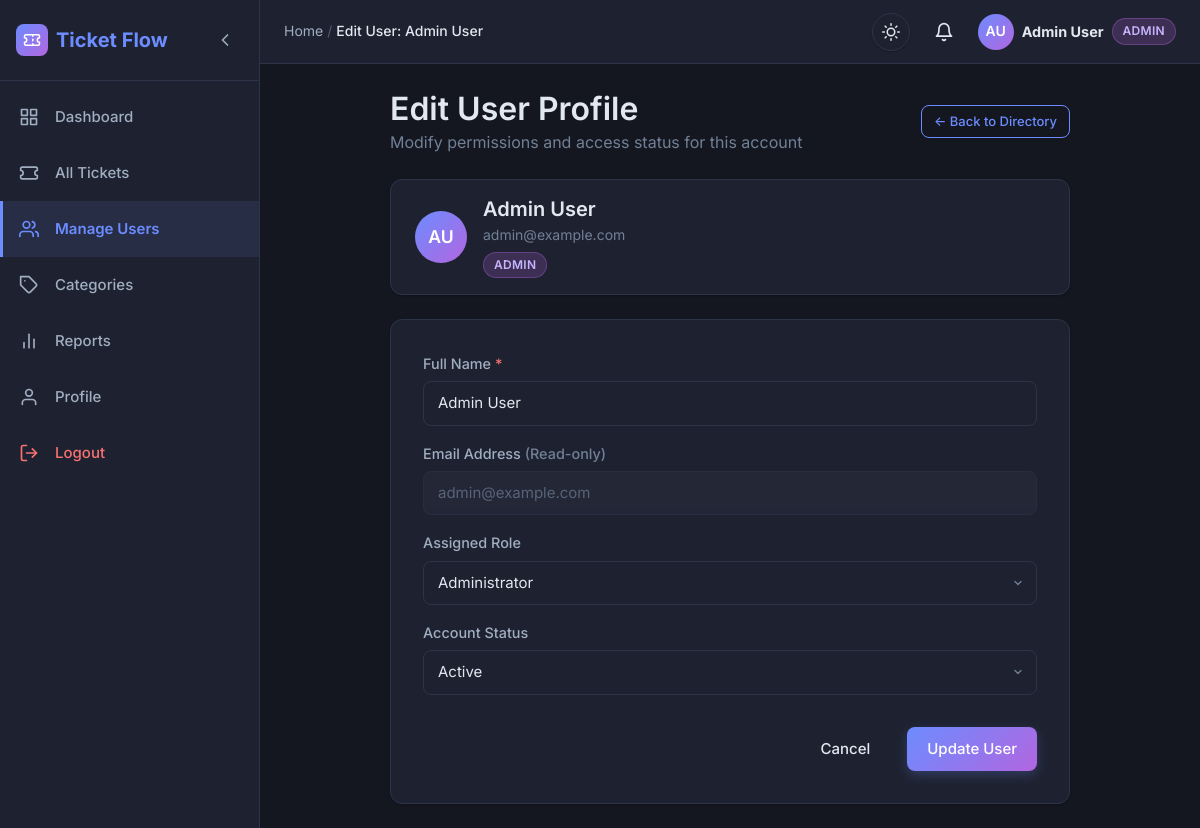
The page /admin/edit-user.php?id=1 (signed in) on the database its author committed.
### tables this page shows
CREATE TABLE IF NOT EXISTS users (
    id INT AUTO_INCREMENT PRIMARY KEY,
    name VARCHAR(100) NOT NULL,
    email VARCHAR(100) NOT NULL UNIQUE,
    password VARCHAR(255) NOT NULL,
    role ENUM('user', 'staff', 'admin') DEFAULT 'user',
    phone VARCHAR(20),
    status ENUM('active', 'inactive') DEFAULT 'active',
    created_at TIMESTAMP DEFAULT CURRENT_TIMESTAMP,
    updated_at TIMESTAMP DEFAULT CURRENT_TIMESTAMP ON UPDATE CURRENT_TIMESTAMP
);

### includes/auth.php (called while the page is built, shortened)
<?php
function isLoggedIn() {
    return isset($_SESSION['user_id']);
}
function currentUser() {
    if (isLoggedIn()) {
        return [
            'id' => $_SESSION['user_id'],
            'name' => $_SESSION['user_name'],
            'email' => $_SESSION['user_email'],
            'role' => $_SESSION['role']
        ];
    }
    return null;
}
?>

### includes/notifications.php (called while the page is built, shortened)
<?php
function getUnreadNotificationCount($pdo, $userId) {
    try {
        $stmt = $pdo->prepare("SELECT COUNT(*) FROM notifications WHERE user_id = ? AND is_read = FALSE");
        $stmt->execute([$userId]);
        return (int) $stmt->fetchColumn();
    } catch (PDOException $e) {
        return 0;
    }
}
?>

### admin/edit-user.php (the view, shortened to what this page needs)
<?php
require_once "../config/database.php";
require_once "../includes/auth.php";
$target_id = $_GET['id'];
try {
    $stmt = $pdo->prepare("SELECT * FROM users WHERE id = ?");
    $stmt->execute([$target_id]);
    $uData = $stmt->fetch();
} catch (PDOException $e) {
    die("Database error.");
}
$u_parts = explode(" ", trim($uData['name'] ?? 'U'));
$u_initials = strtoupper(substr($u_parts[0], 0, 1));
if (count($u_parts) > 1) $u_initials .= strtoupper(substr(end($u_parts), 0, 1));
$pageTitle = "Edit User: " . $uData['name'];
require_once "../includes/header.php";
?>
<div class="dashboard-wrapper">
    <?php require_once "../includes/sidebar.php"; ?>
    <div class="main-content">
        <?php require_once "../includes/navbar.php"; ?>
        <div class="dashboard-content">
            <div style="max-width: 680px; margin: 0 auto;">
                <div class="page-header">
                    <div>
                        <h2>Edit User Profile</h2>
                        <p class="text-muted mb-0">Modify permissions and access status for this account</p>
                    </div>
                    <a href="users.php" class="btn btn-outline btn-sm">&larr; Back to Directory</a>
                </div>
                <div class="card" style="margin-bottom: var(--space-lg); padding: var(--space-md) var(--space-lg);">
                    <div style="display: flex; align-items: center; gap: var(--space-md);">
                        <div class="user-avatar" style="width: 52px; height: 52px; font-size: 1.1rem;">
                            <?= htmlspecialchars($u_initials) ?>
                        </div>
                        <div>
                            <h3 style="margin-bottom: 2px; font-size: 1.25rem;"><?= htmlspecialchars($uData['name']) ?></h3>
                            <p class="text-muted" style="margin-bottom: var(--space-xs); font-size: 0.875rem;"><?= htmlspecialchars($uData['email']) ?></p>
                            <span class="badge badge-role-<?= htmlspecialchars(strtolower($uData['role'])) ?>" style="text-transform: uppercase;">
                                <?= htmlspecialchars($uData['role']) ?>
                            </span>
                        </div>
                    </div>
                </div>
                <div class="card">
                    <div class="card-body" style="padding: var(--space-xl);">
                        <form action="edit-user.php?id=<?= $target_id ?>" method="POST">
                            <div class="form-group">
                                <label for="name">Full Name <span class="text-danger">*</span></label>
                                <input type="text" id="name" name="name" class="form-control" value="<?= htmlspecialchars($uData['name']) ?>" required>
                            </div>
                            <div class="form-group">
                                <label for="email">Email Address <span class="text-muted">(Read-only)</span></label>
                                <input type="email" id="email" class="form-control" value="<?= htmlspecialchars($uData['email']) ?>" disabled>
                            </div>
                            <div class="form-group">
                                <label for="role">Assigned Role</label>
                                <select id="role" name="role" class="form-control">
                                    <option value="admin" <?= $uData['role'] == 'admin' ? 'selected' : '' ?>>Administrator</option>
                                </select>
                            </div>
                            <div class="form-group">
                                <label for="status">Account Status</label>
                                <select id="status" name="status" class="form-control">
                                    <option value="active" <?= $uData['status'] == 'active' ? 'selected' : '' ?>>Active</option>
                                </select>
                            </div>
                            <div style="display: flex; gap: var(--space-md); justify-content: flex-end; margin-top: var(--space-xl);">
                                <a href="users.php" class="btn btn-ghost btn-md">Cancel</a>
                                <button type="submit" class="btn btn-primary btn-md">Update User</button>
                            </div>
                        </form>
                    </div>
                </div>
            </div>
        </div>
    </div>
</div>
<?php require_once "../includes/footer.php"; ?>

### includes/navbar.php (shortened to what this page needs)
<?php
require_once __DIR__ . "/notifications.php";
$user = currentUser();
$unread_count = 0;
if ($user) {
    $unread_count = getUnreadNotificationCount($pdo, $user['id']);
}
$name_parts = explode(" ", trim($user['name'] ?? 'User'));
$initials = strtoupper(substr($name_parts[0], 0, 1));
if (count($name_parts) > 1) {
    $initials .= strtoupper(substr(end($name_parts), 0, 1));
}
$currentTitle = isset($pageTitle) ? htmlspecialchars($pageTitle) : "Dashboard";
?>
<header class="topbar">
    <div class="topbar-left">
        <nav aria-label="Breadcrumb">
            <ol class="breadcrumb">
                <li><a href="dashboard.php">Home</a></li>
                <?php if ($currentTitle !== "Dashboard"): ?>
                    <li class="breadcrumb-separator" aria-hidden="true">/</li>
                    <li class="breadcrumb-current" aria-current="page"><?= $currentTitle ?></li>
                <?php endif; ?>
            </ol>
        </nav>
    </div>
    <div class="topbar-right">
        <button class="theme-toggle" id="themeToggle" onclick="toggleTheme()" title="Switch theme" aria-label="Switch theme" type="button">
            <span id="themeIcon" style="display:inline-flex;align-items:center;justify-content:center;transition:transform 0.3s ease,opacity 0.25s ease;"></span>
        </button>
        <a href="notifications.php" class="notif-bell-wrap" aria-label="Notifications<?= $unread_count > 0 ? ' (' . $unread_count . ' unread)' : '' ?>">
            <svg xmlns="http://www.w3.org/2000/svg" viewBox="0 0 24 24" fill="none" stroke="currentColor" stroke-width="2" stroke-linecap="round" stroke-linejoin="round" aria-hidden="true">
                <path d="M18 8A6 6 0 0 0 6 8c0 7-3 9-3 9h18s-3-2-3-9"/>
                <path d="M13.73 21a2 2 0 0 1-3.46 0"/>
            </svg>
        </a>
        <a href="profile.php" class="user-info" style="text-decoration:none;" title="View Profile">
            <div class="user-avatar" aria-hidden="true"><?= htmlspecialchars($initials) ?></div>
            <div class="user-info-text">
                <strong><?= htmlspecialchars($user['name']) ?></strong>
            </div>
            <span class="badge badge-role-<?= htmlspecialchars(strtolower($user['role'])) ?>" style="text-transform: uppercase;">
                <?= htmlspecialchars($user['role']) ?>
            </span>
        </a>
    </div>
</header>

### rows shown on the page
users: name "Edit User: Admin User", name "AU", name "Admin User", role "ADMIN", email "admin@example.com", role "Administrator", status "Active"
